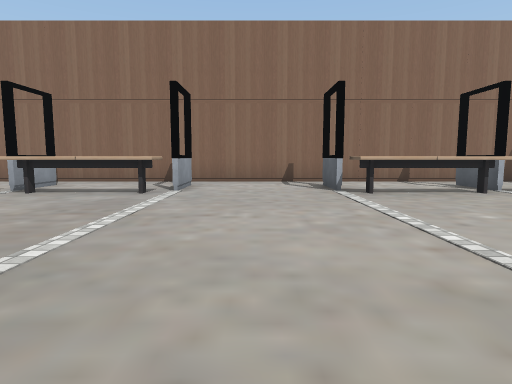
View 1 (above)

17 first-person views from a walk through a 3-D level made in the Unity game engine. The camera is 1.2 m above the floor, tilts 6° down and sees 75° across. The floor is counted in squares, 2 m on a side. Each view is taken from the middle of a square. On the plan, view 1 faces up. The plan holds only what a view shows up to about 10 squares ahead; the rest is blank. The place goes on beyond the plan. The player character is not drawn. Some surface patterns are stand-ins.

View 2
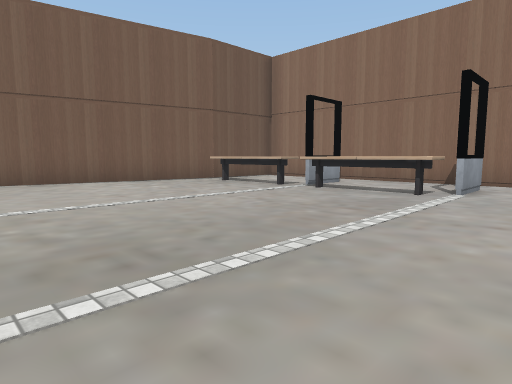

View 3
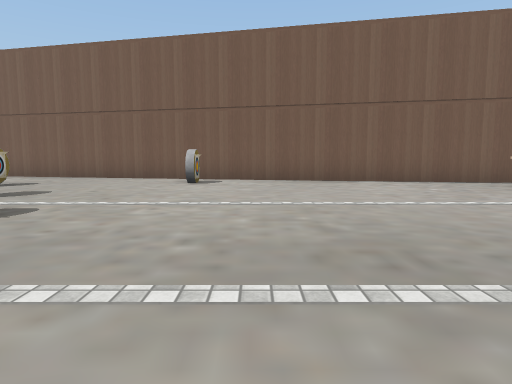

View 4
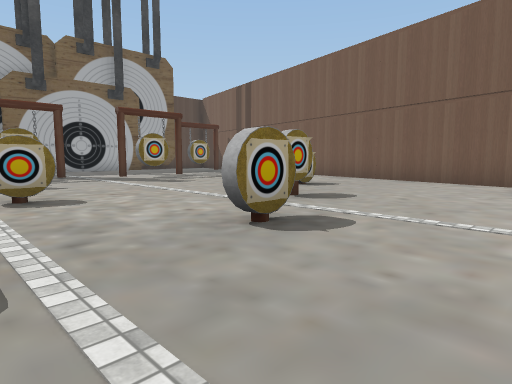

View 5
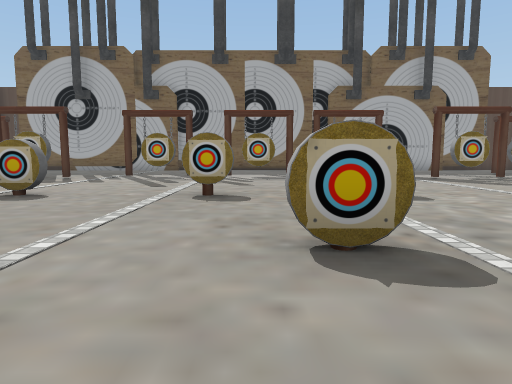

View 6
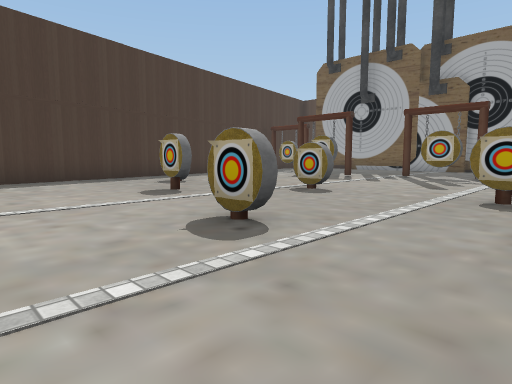

View 7
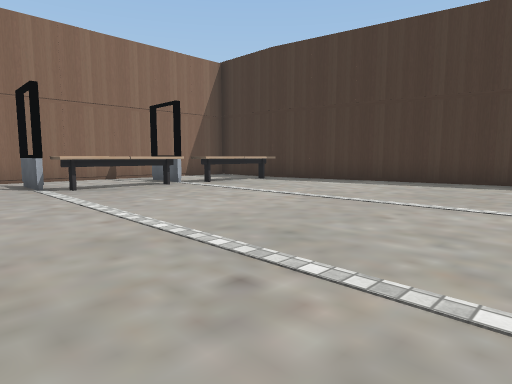

View 8
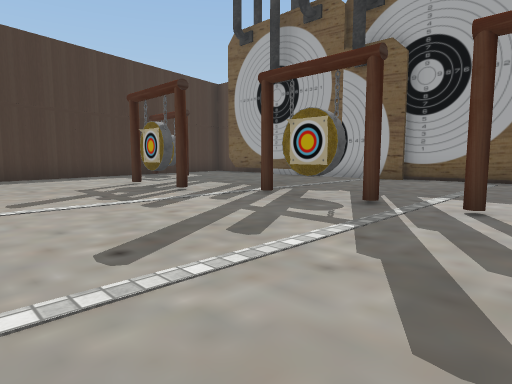

View 9
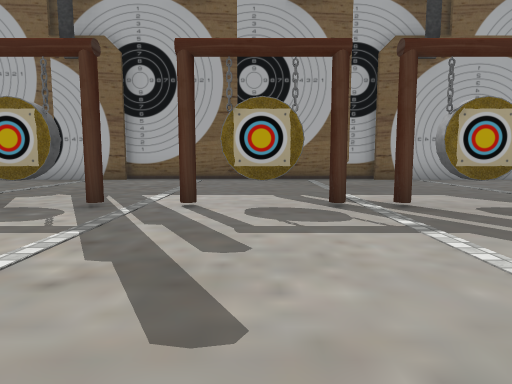

View 10
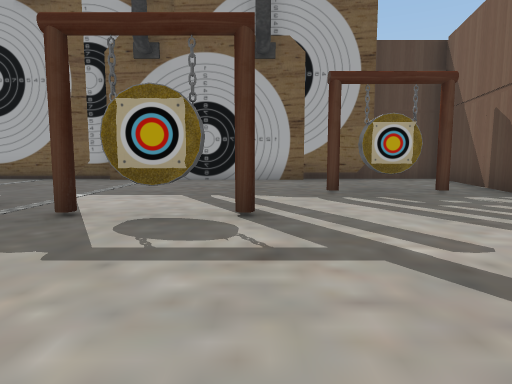

View 11
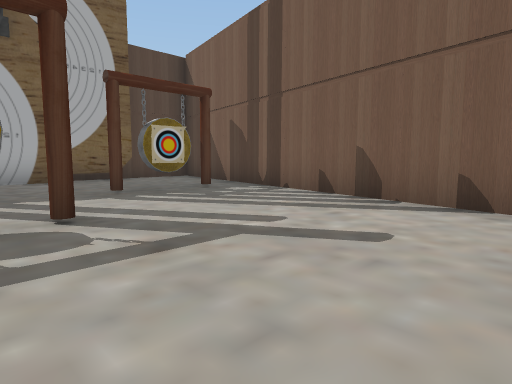

View 12
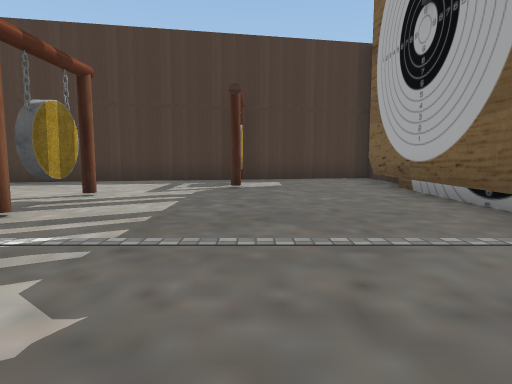

View 13
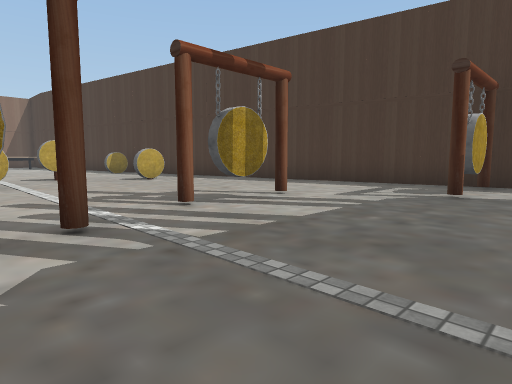

View 14
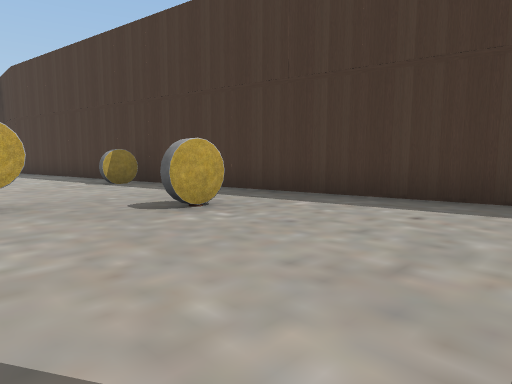

View 15
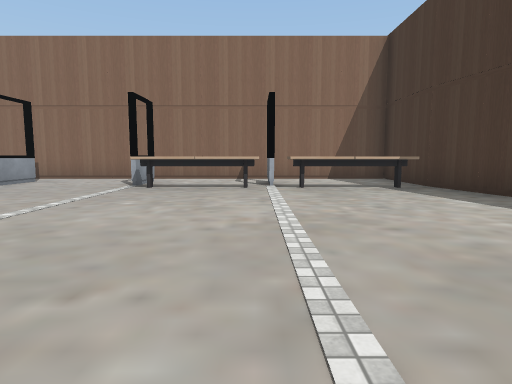

View 16
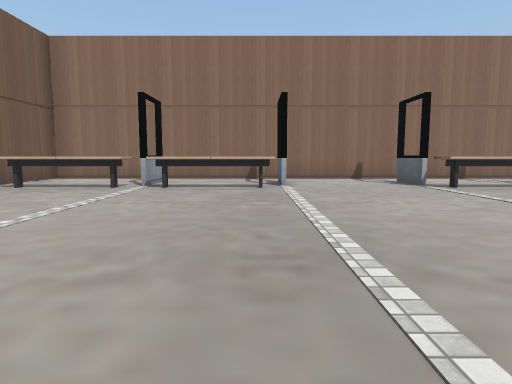

View 17
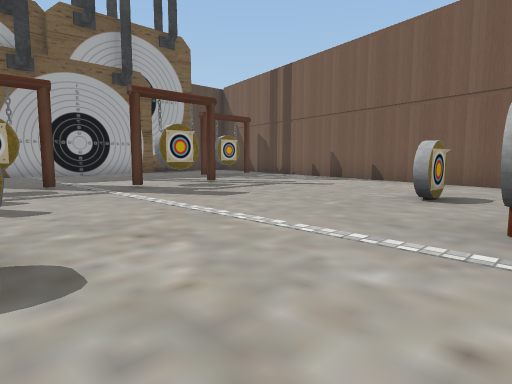

### Floor plan
Ten units are one square. View 1 is at (0, 0); x grows to the right and y downward. Boxes are objects, and circles mark ways between rooms. Rooms are numbered by the first view taken in them; rooms with no view inside come last. Other rooms are left out.
<svg viewBox="-125 -87 245 254">
<path fill="none" stroke="#000" d="M3 62 13 62M-11 31 -1 31M-24 62 -16 62M20 31 29 31M33 62 43 62M-38 31 -28 31M50 42 59 42M-56 42 -49 42M59 44 50 44M-5 110 5 110M24 110 35 110M-32 110 -24 110M77 57 69 57M58 103 65 103M-65 103 -54 103M65 105 57 105M-83 14 -74 14M86 16 77 16M-15 -59 -15 -70M34 158 104 158M-32 161 35 161M43 -64 43 -72M-97 125 -86 125M15 -73 15 -59M100 127 94 127M-43 -73 -43 -64M75 -58 75 -82 15 -82M-75 -59 -119 155M-15 -82 -75 -82 -75 -58M-101 158 -31 158M115 162 75 -59M-120 162 -82 162M95 162 115 162M-14 -73 -14 -59M14 -59 14 -72M15 -82 -15 -82"/>
<rect x="-85" y="125" width="10" height="10" fill="#bbb"><title>pole</title></rect>
<rect x="-75" y="95" width="10" height="10" fill="#bbb"><title>pole</title></rect>
<rect x="-75" y="-65" width="30" height="10" fill="#bbb"><title>table</title></rect>
<rect x="-55" y="95" width="10" height="10" fill="#bbb"><title>pole</title></rect>
<rect x="-45" y="-65" width="30" height="10" fill="#bbb"><title>table</title></rect>
<rect x="-25" y="105" width="10" height="10" fill="#bbb"><title>pole</title></rect>
<rect x="-15" y="105" width="10" height="10" fill="#bbb"><title>pole</title></rect>
<rect x="5" y="105" width="10" height="10" fill="#bbb"><title>pole</title></rect>
<rect x="15" y="105" width="10" height="10" fill="#bbb"><title>pole</title></rect>
<rect x="15" y="-65" width="30" height="10" fill="#bbb"><title>table</title></rect>
<rect x="35" y="105" width="10" height="10" fill="#bbb"><title>pole</title></rect>
<rect x="45" y="-65" width="30" height="10" fill="#bbb"><title>table</title></rect>
<rect x="65" y="95" width="10" height="10" fill="#bbb"><title>pole</title></rect>
<rect x="85" y="125" width="10" height="10" fill="#bbb"><title>pole</title></rect>
<circle cx="-10" cy="-80" r="3" fill="#2a7"/>
<circle cx="0" cy="-65" r="3" fill="#2a7"/>
<circle cx="10" cy="-80" r="3" fill="#2a7"/>
<text x="0" y="50">1</text>
<text x="0" y="-70">2</text>
</svg>
Room 1 opens to room 2.

Where each view was taken, in squares from view 1:
view 1: 0 up, 0 right, facing up
view 2: 0 up, 0 right, facing up-left
view 3: 0 up, 0 right, facing left
view 4: 1 down, 1 left, facing down-left
view 5: 1 down, 0 right, facing down
view 6: 1 down, 0 right, facing down-right
view 7: 1 down, 0 right, facing up-right
view 8: 7 down, 0 right, facing down-right
view 9: 7 down, 0 right, facing down
view 10: 7 down, 7 left, facing down
view 11: 7 down, 6 left, facing down-left
view 12: 13 down, 2 right, facing right
view 13: 14 down, 3 right, facing up-right
view 14: 9 down, 5 right, facing up-right
view 15: 1 down, 4 right, facing up
view 16: 1 down, 2 left, facing up
view 17: 4 down, 2 left, facing down-left
